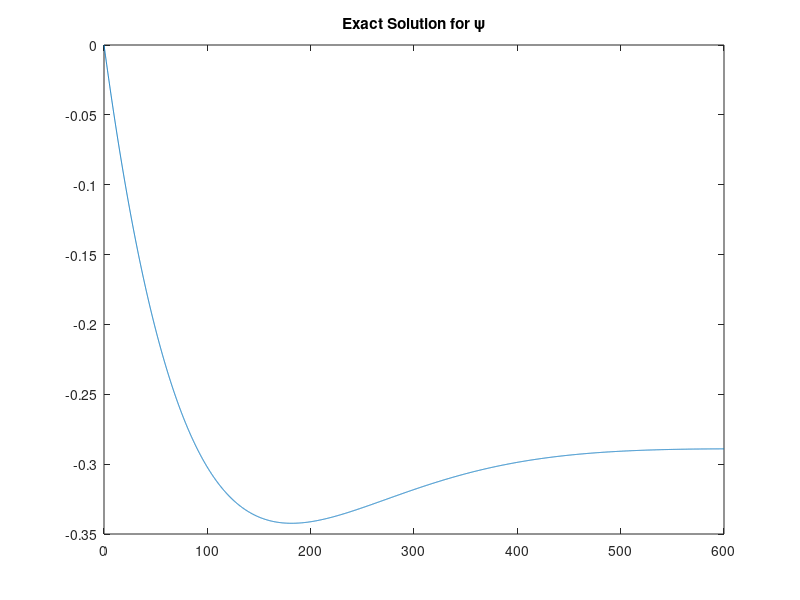
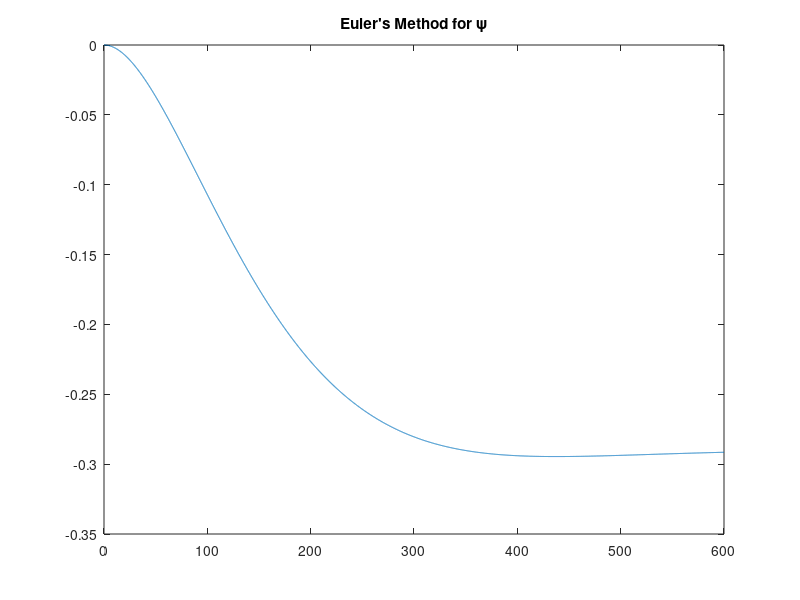
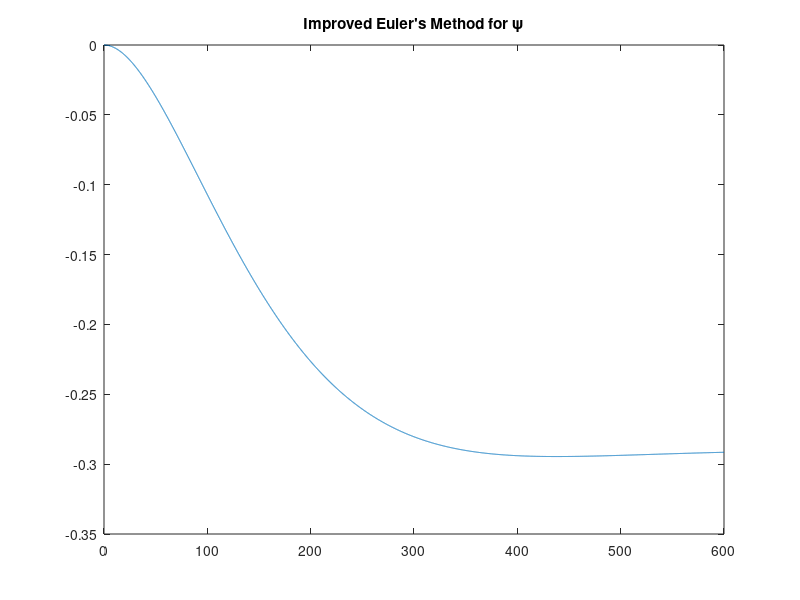
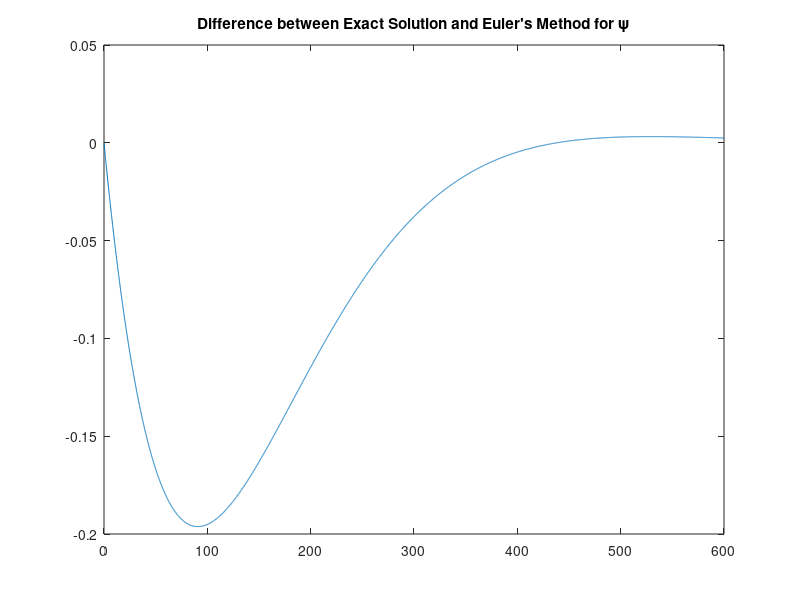

Here is the MATLAB script that generated these plots, in order:
###########################
# Akd/ko etos: 2019-2020
# MYY504 Ypo\ka Mathimatika

# TEAM NUMBER 59 (B'PROJECT)
# Evaggelos Tzortzis   3088
# Chouliaras Ioannis   2631
# Zoganas Dimitrios    2977
###########################

#Initialization
h = 0.1;
t = 0:h:600;

Kpz = 50000;
AM = (2631+3088+2977)/3;
Kdz = 7000000 - 100*AM;
Dz = 6000;
mz = 357000000;
zdes = -AM/10000;

#########################
#    Exact Solution     #
#########################

discr = (Kdz+2*Dz).^2-4*mz*Kpz;
vx = -(Kdz+2*Dz)/(2*mz);
vy = sqrt(abs(discr))/(2*mz);
c2 = zdes*(Kdz+2*Dz)/sqrt(abs(discr));

zt = -zdes.*exp(vx*t).*cos(vy*t) + c2.*exp(vx*t).*sin(vy*t) + zdes;

figure(1);
plot(t,zt);
title("Exact Solution for \\psi");

#########################
#    Euler's Method     #
#########################

z = zeros(size(t));
z(1) = 0;
n = numel(z);

u = zeros(size(t));
u(1) = 0;

for i = 1:(n-1)
  nz = Kpz*(zdes-z(i))-Kdz*u(i);
  #Z (psi)
  df = (nz-2*Dz*u(i))/mz;
  u(i+1) = u(i) + h*df;
  z(i+1) = z(i) + h*u(i);
endfor

figure(2);
plot(t,z);
title("Euler's Method for \\psi");

##################################
#    Improved Euler's Method     #
##################################

z1 = zeros(size(t));
z1(1) = 0;
n = numel(z1);

u1 = zeros(size(t));
u1(1) = 0;

for i = 1:(n-1)
  nz = Kpz*(zdes-z1(i))-Kdz*u1(i);

  k1z = u1(i);
  k1u = (nz-(2*Dz*u1(i)))/mz;
  k2z = u1(i)+(h*k1u);

  nz1 = Kpz*(zdes-(z1(i)+h*k1z))-Kdz*k2z;

  k2u = (nz1 - (2*Dz*k2z))/mz;

  u1(i+1) = u1(i) + (h/2) * (k1u + k2u);
  z1(i+1) = z1(i) + (h/2) * (k1z + k2z);
endfor

figure(3);
plot(t,z1);
title("Improved Euler's Method for \\psi");

#Difference between Exact Solution and  Euler's Method
difz = zeros(size(t));
for i = 1:n
  difz(i) = zt(i)-z1(i);
endfor
figure(4);
plot(t,difz);
title("Difference between Exact Solution and Euler's Method for \\psi");

#Difference between Exact Solution and Improved Euler's Method
difz = zeros(size(t));
for i = 1:n
  difz(i) = zt(i)-z(i);
endfor
figure(5);
plot(t,difz);
title("Difference between Exact Solution and Improved Euler's Method for \\psi");

### Extra ###
#Difference between Euler's Method and Improved Euler's Method
#{
difz = zeros(size(t));
for i = 1:n
  difz(i) = z(i)-z1(i);
endfor
figure(6);
plot(t,difz);
title("Difference between Euler's Method and Improved Euler's Method for \\psi");
#}
